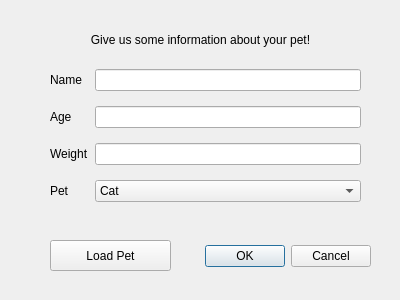
<?xml version="1.0" encoding="UTF-8"?>
<ui version="4.0">
 <class>Dialog</class>
 <widget class="QDialog" name="Dialog">
  <property name="geometry">
   <rect>
    <x>0</x>
    <y>0</y>
    <width>400</width>
    <height>300</height>
   </rect>
  </property>
  <property name="windowTitle">
   <string>Dialog</string>
  </property>
  <widget class="QDialogButtonBox" name="buttonBox">
   <property name="geometry">
    <rect>
     <x>30</x>
     <y>240</y>
     <width>341</width>
     <height>32</height>
    </rect>
   </property>
   <property name="orientation">
    <enum>Qt::Horizontal</enum>
   </property>
   <property name="standardButtons">
    <set>QDialogButtonBox::Cancel|QDialogButtonBox::Ok</set>
   </property>
  </widget>
  <widget class="QLabel" name="label_4">
   <property name="geometry">
    <rect>
     <x>40</x>
     <y>30</y>
     <width>321</width>
     <height>20</height>
    </rect>
   </property>
   <property name="text">
    <string>Give us some information about your pet!</string>
   </property>
   <property name="alignment">
    <set>Qt::AlignCenter</set>
   </property>
  </widget>
  <widget class="QWidget" name="gridLayoutWidget">
   <property name="geometry">
    <rect>
     <x>50</x>
     <y>60</y>
     <width>311</width>
     <height>151</height>
    </rect>
   </property>
   <layout class="QGridLayout" name="gridLayout">
    <item row="2" column="0">
     <widget class="QLabel" name="label_2">
      <property name="text">
       <string>Age</string>
      </property>
     </widget>
    </item>
    <item row="3" column="0">
     <widget class="QLabel" name="label_3">
      <property name="text">
       <string>Weight</string>
      </property>
     </widget>
    </item>
    <item row="2" column="1">
     <widget class="QLineEdit" name="ageInput"/>
    </item>
    <item row="1" column="0">
     <widget class="QLabel" name="label">
      <property name="text">
       <string>Name</string>
      </property>
     </widget>
    </item>
    <item row="1" column="1">
     <widget class="QLineEdit" name="nameInput"/>
    </item>
    <item row="3" column="1">
     <widget class="QLineEdit" name="weightInput"/>
    </item>
    <item row="4" column="0">
     <widget class="QLabel" name="label_5">
      <property name="text">
       <string>Pet </string>
      </property>
     </widget>
    </item>
    <item row="4" column="1">
     <widget class="QComboBox" name="petType">
      <item>
       <property name="text">
        <string>Cat</string>
       </property>
      </item>
      <item>
       <property name="text">
        <string>Dog</string>
       </property>
      </item>
     </widget>
    </item>
   </layout>
  </widget>
  <widget class="QPushButton" name="loadButton">
   <property name="geometry">
    <rect>
     <x>50</x>
     <y>240</y>
     <width>121</width>
     <height>31</height>
    </rect>
   </property>
   <property name="text">
    <string>Load Pet</string>
   </property>
  </widget>
 </widget>
 <resources/>
 <connections>
  <connection>
   <sender>buttonBox</sender>
   <signal>accepted()</signal>
   <receiver>Dialog</receiver>
   <slot>accept()</slot>
   <hints>
    <hint type="sourcelabel">
     <x>248</x>
     <y>254</y>
    </hint>
    <hint type="destinationlabel">
     <x>157</x>
     <y>274</y>
    </hint>
   </hints>
  </connection>
  <connection>
   <sender>buttonBox</sender>
   <signal>rejected()</signal>
   <receiver>Dialog</receiver>
   <slot>reject()</slot>
   <hints>
    <hint type="sourcelabel">
     <x>316</x>
     <y>260</y>
    </hint>
    <hint type="destinationlabel">
     <x>286</x>
     <y>274</y>
    </hint>
   </hints>
  </connection>
 </connections>
</ui>
